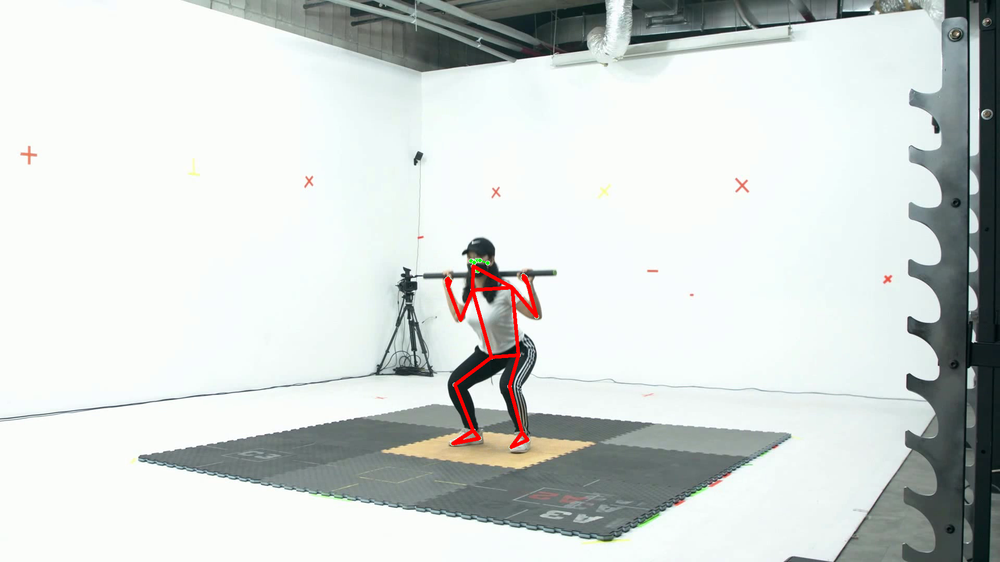
#> input picture action_assess_2/post_data/vector/basic/output_image_0.png, 1000 x 562 px, shrunk from 1920 x 1080 before the run, found by its file name; its folder holds only this picture in this run
$ jupyter execute --allow-errors 2.folder_concat.ipynb
#> lines starting #> are read from the running program, lines starting #| are printed output that depends on the picture
[cell 1]
import os
from PIL import Image

# 폴더 경로 설정
folder1 = 'C:/Users/jk/action_assess_2/post_data/vector/basic'
folder2 = 'C:/Users/jk/action_assess_2/post_data/vector/world'
output_folder = 'C:/Users/jk/action_assess_2/post_data/vector/concat'

# 출력 폴더가 없으면 생성
if not os.path.exists(output_folder):
    os.makedirs(output_folder)

# 폴더1의 이미지 파일 목록 가져오기
images1 = os.listdir(folder1)

for img_name in images1:
    img1_path = os.path.join(folder1, img_name)
    img2_path = os.path.join(folder2, img_name)

    # 두 이미지가 모두 존재하는지 확인
    if os.path.exists(img1_path) and os.path.exists(img2_path):
        img1 = Image.open(img1_path)
#> img1 is the input picture: PIL image 1000x562 RGB; mean R, G, B 209.9, 215.4, 213
        img2 = Image.open(img2_path)

        # 두 이미지를 수평으로 합치기
        total_width = img1.width + img2.width
#> total_width = 2000
        max_height = max(img1.height, img2.height)
#> max_height = 562

        new_img = Image.new('RGB', (total_width, max_height))
#> new_img: PIL image 2000x562 RGB; every value is 0
        new_img.paste(img1, (0, 0))
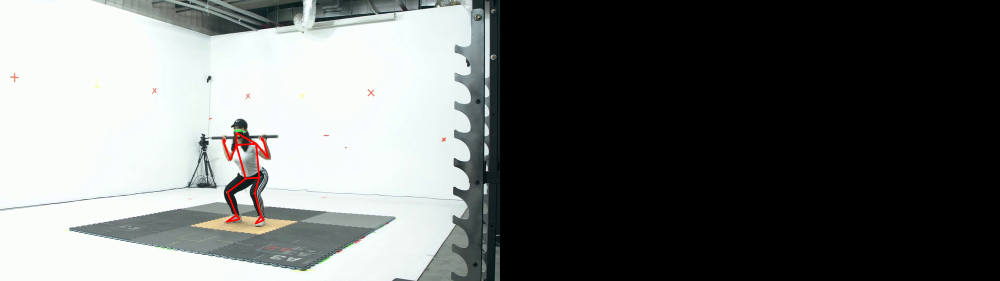
#> new_img: PIL image 2000x562 RGB (shown at 1/2 size); mean R, G, B 105, 107.7, 106.5
        new_img.paste(img2, (img1.width, 0))
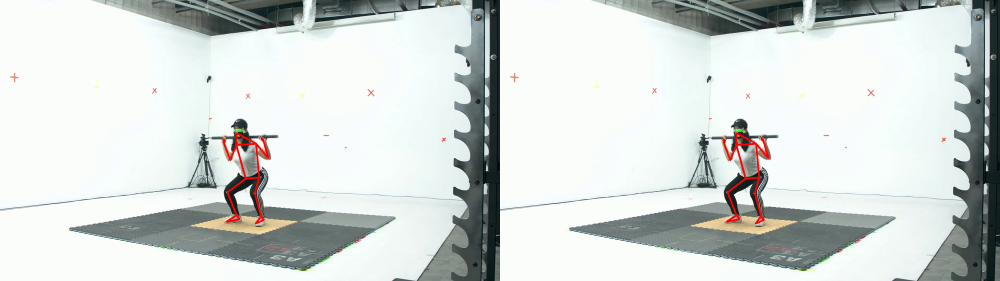
#> new_img: PIL image 2000x562 RGB (shown at 1/2 size); mean R, G, B 209.9, 215.4, 213

        # 합친 이미지 저장
        new_img.save(os.path.join(output_folder, img_name))
